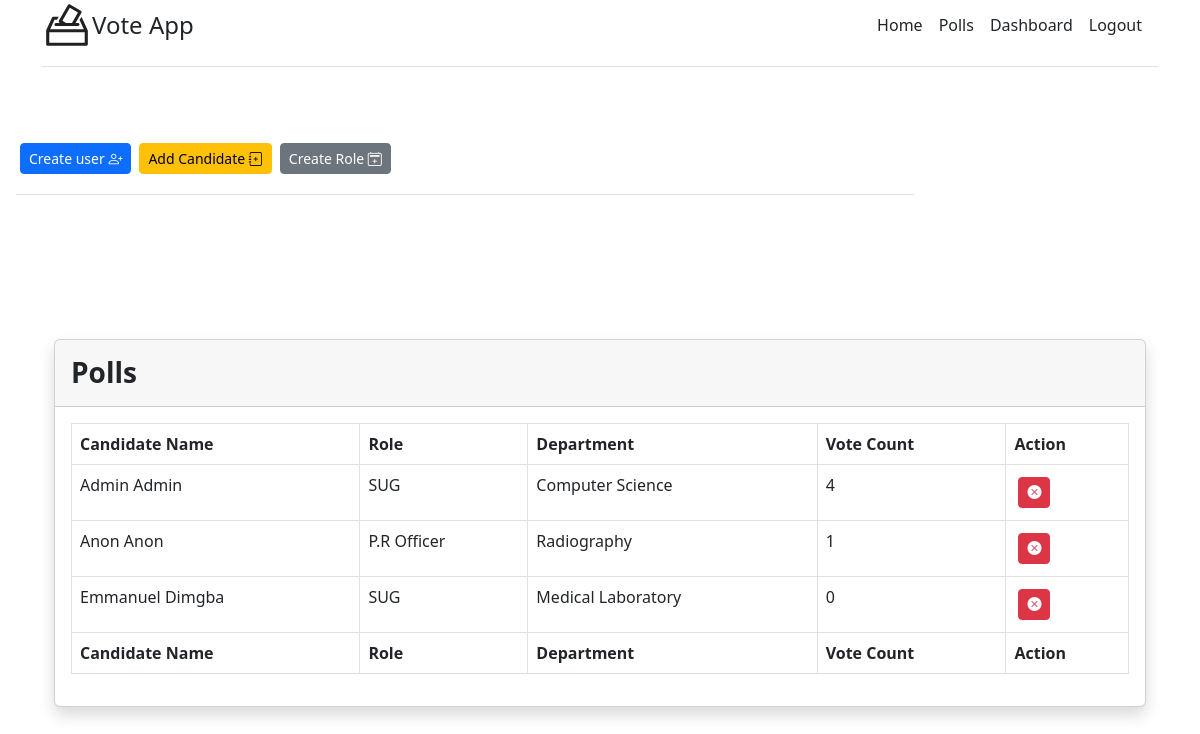
The page /dashboard/ (signed in) on the database its author committed.
### voteapp/models.py (models this page shows, shortened)
class Candidate(models.Model):
    candidate_name = models.ForeignKey(settings.AUTH_USER_MODEL, null=True, blank=True, on_delete=models.CASCADE)
    display_image = models.ImageField(upload_to="candidates/", blank=True)
    role = models.ForeignKey(Role, on_delete=models.CASCADE)
    bio = models.ForeignKey(UserBio, on_delete=models.CASCADE)
    added = models.DateTimeField(default=now)
    @property
    def get_vote_count(self):
        query_VoteTable = VoteTable.objects.filter(candidates_id=self.id)
        return query_VoteTable.count()

class Role(models.Model):
    role = models.CharField(default='', blank=False, max_length=255)
    def __str__(self):
        return str(self.role)

### appauth/models.py (models this page shows, shortened)
class User(AbstractBaseUser):
    objects = UserManager()
    email = models.EmailField(verbose_name='email address', max_length=255,unique=True)
    reg_no = models.CharField(unique=True, max_length=255, blank=False, default='', verbose_name='reg_no')
    first_name = models.CharField(max_length=255, blank=False, default='', verbose_name='first name')
    last_name = models.CharField(max_length=255, blank=False, default='', verbose_name='last name')
    created = models.DateTimeField(default=now)
    active = models.BooleanField(default=True)
    staff = models.BooleanField(default=False)
    admin = models.BooleanField(default=False)
    USERNAME_FIELD = 'reg_no'
    REQUIRED_FIELDS = ['email', 'first_name', 'last_name']
    def __str__(self):  # __unicode__ on Python 2
        full_name = '%s %s'%(self.first_name, self.last_name)
        return str(full_name)
    @property
    def is_admin(self):
        return self.admin
    @property
    def is_active(self):
        return self.active

class UserBio(models.Model):
    user = models.ForeignKey(settings.AUTH_USER_MODEL, null=True, blank=True, on_delete=models.CASCADE)
    tel = models.CharField(default='', null=True, blank=True, max_length=11)
    department = models.CharField(max_length=255, blank=False, default='', verbose_name='department')
    faculty = models.ForeignKey(Faculty, on_delete=models.CASCADE)
    code = models.CharField(default='', blank=True, max_length=9)
    qrcode = models.ImageField(upload_to='user_QRC_auth/', blank=True)
    created = models.DateTimeField(auto_now_add=True, editable=True)
    updated = models.DateTimeField(auto_now=True)

### voteapp/views.py (the view, shortened to what this page needs)
# urls.py: path('dashboard/', views.adminDashboard, name='dashboard'),
@login_required(login_url='login')
def adminDashboard(request):
    query_candidates = Candidate.objects.all()
    form = CandidateForm
    context = {
        'dataset':query_candidates,
        'form':form
    }
    return render(request, 'index/dashboard.html', context)

### templates/index/dashboard.html (shortened to what this page needs)
{%extends 'base.html' %} {%block links%}
<link
  rel="stylesheet"
  href="https://cdnjs.cloudflare.com/ajax/libs/datatables/1.10.21/css/dataTables.bootstrap4.min.css"
/>
{%endblock links%} {%block title%}Dashboard{%endblock title%} {%block contents%}
<div class="container px-4 py-4 mt-4">
  <div class="card shadow mb-4">
    <div
      class="d-flex align-items-center justify-content-between card-header py-3"
    >
      <h6 class="m-0 font-weight-bold text-dark fw-bolder fs-3">
        Polls
      </h6>
    </div>
    <div class="card-body">
      <div class="table-responsive">
        <table
          class="table table-bordered"
          id="dataTable"
          width="100%"
          cellspacing="0"
        >
          <thead>
            <tr>
              <th>Candidate Name</th>
              <th>Role</th>
              <th>Department</th>
              <th>Vote Count</th>
              <th>Action</th>
            </tr>
          </thead>
          <tfoot>
            <tr>
              <th>Candidate Name</th>
              <th>Role</th>
              <th>Department</th>
              <th>Vote Count</th>
              <th>Action</th>
            </tr>
          </tfoot>
          <tbody>
            {%for data in dataset%}
            <tr>
              <td>{{data.candidate_name}}</td>
              <td>{{data.role}}</td>
              <td>{{data.bio.department}}</td>
              <td>{{data.get_vote_count}}</td>
              <td class="action">
                <button
                  class="btn btn-sm btn-danger m-1"
                  onclick="removeData(`{{data.id}}`)"
                  data-bs-toggle="modal" data-bs-target="#removeModal"
                >
                  <i class="bi bi-x-circle-fill"></i>
                </button>
              </td>
            </tr>
            {%endfor%}
          </tbody>
        </table>
      </div>
    </div>
  </div>
</div>
{%endblock contents%}

### rows shown on the page
Candidate: candidate_name "Admin Admin", role "SUG", bio.department "Computer Science", get_vote_count "4"
Candidate: candidate_name "Anon Anon", role "P.R Officer", bio.department "Radiography", get_vote_count "1"
Candidate: candidate_name "Emmanuel Dimgba", role "SUG", bio.department "Medical Laboratory", get_vote_count "0"
